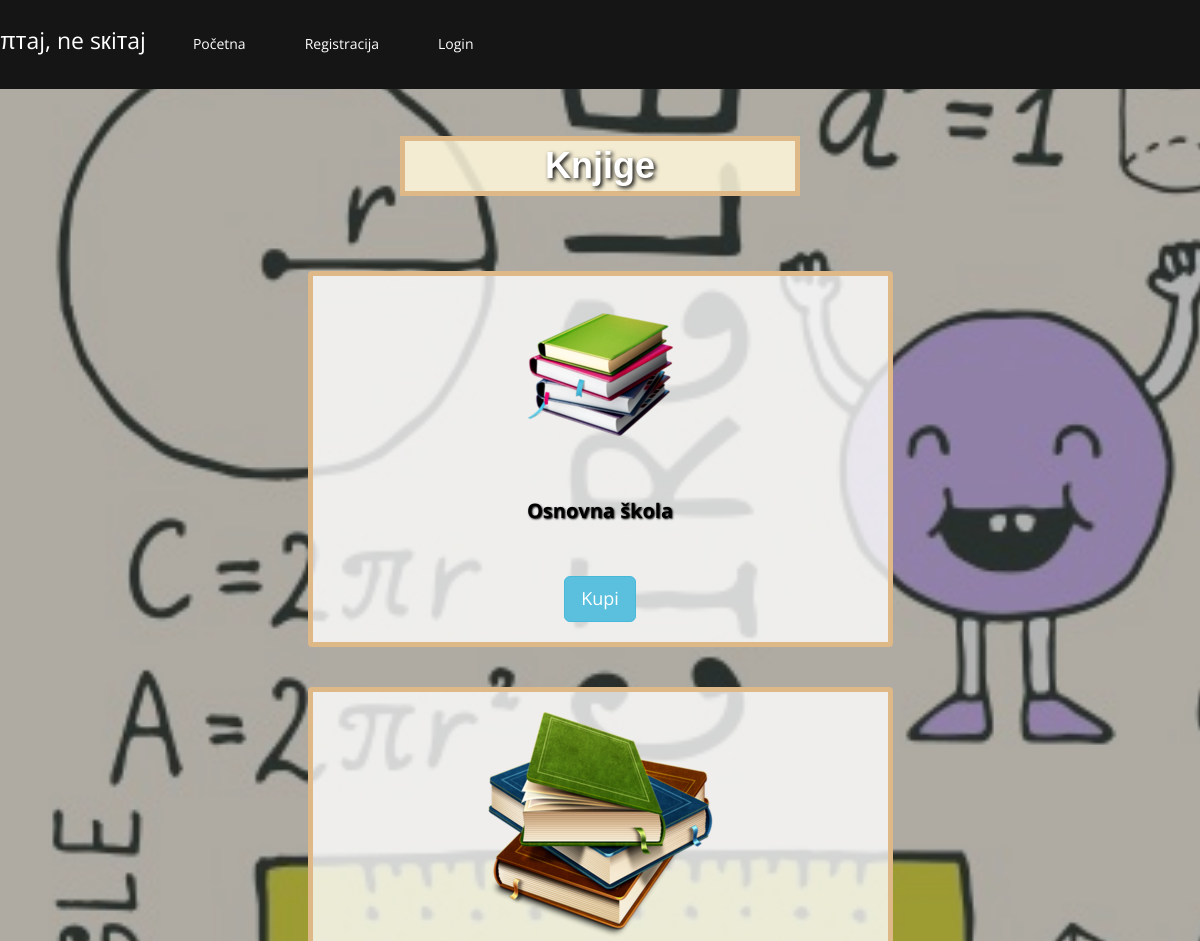
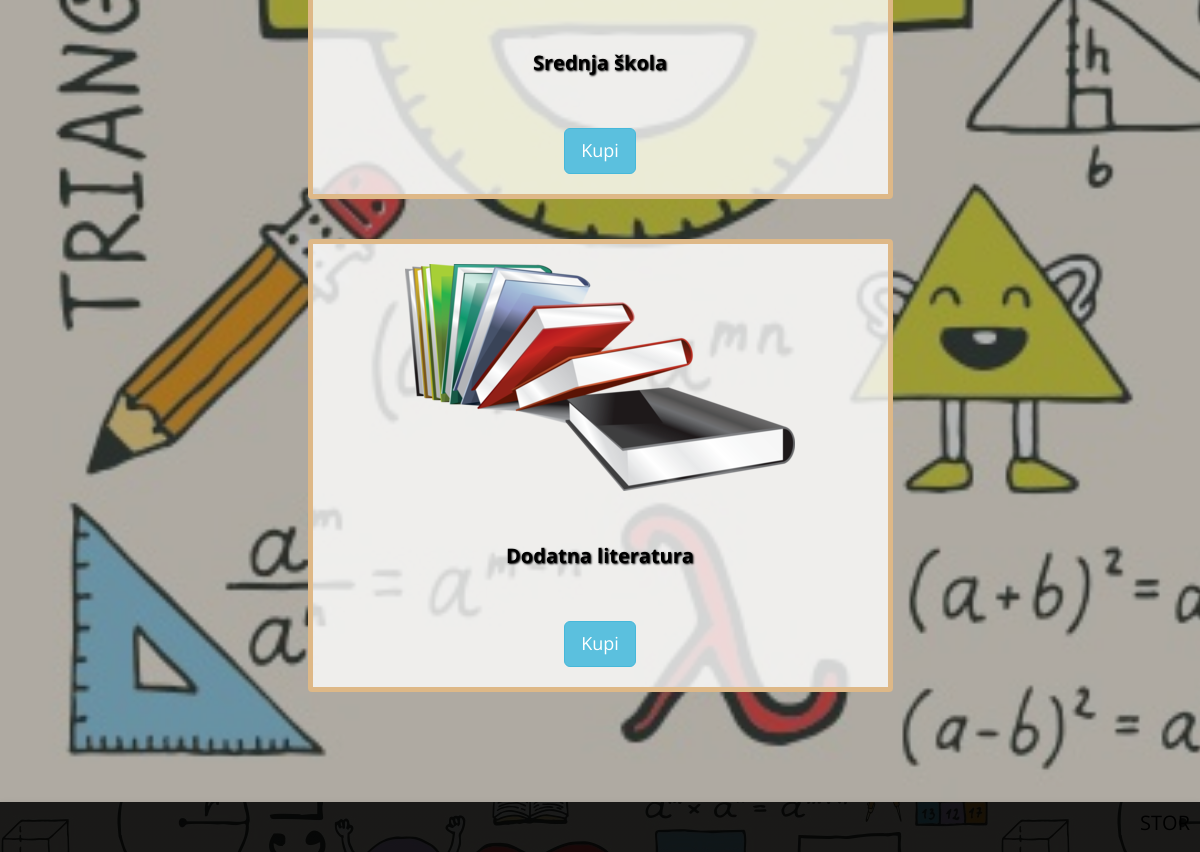
Screenshot of /events.php with the database file from the repository (2 pictures, top to bottom).
### tables this page shows
CREATE TABLE `event` (
  `eventID` int(11) NOT NULL,
  `naziv` varchar(255) NOT NULL,
  `cena` double NOT NULL,
  `slika` varchar(255) NOT NULL
);

### db.php (called while the page is built, shortened)
<?php
class MysqliDb
{
    protected $_mysqli;
    protected $_query;
    protected $_where = array();
    public function __construct($host, $username, $password, $db, $port = NULL)
    {
        if($port == NULL)
            $port = ini_get('mysqli.default_port');
        $this->_mysqli = new mysqli($host, $username, $password, $db, $port)
            or die('There was a problem connecting to the database');
        $this->_mysqli->set_charset('utf8');
    }
    protected function reset()
    {
        $this->_where = array();
        $this->_query = null;
    }
    public function get($tableName, $numRows = null, $columns = '*')
    {
        $column = is_array($columns) ? implode(', ', $columns) : $columns;
        $this->_query = "SELECT $column FROM $tableName";
        $stmt = $this->_buildQuery($numRows);
        $stmt->execute();
        return $this->_dynamicBindResults($stmt);
    }
    protected function _buildQuery($numRows = null, $tableData = null)
    {
        $hasTableData = is_array($tableData);
        $hasConditional = !empty($this->_where);
        $stmt = $this->_prepareQuery();
        return $stmt;
    }
    protected function _dynamicBindResults(mysqli_stmt $stmt)
    {
        $parameters = array();
        $results = array();
        $meta = $stmt->result_metadata();
        $row = array();
        while ($field = $meta->fetch_field()) {
            $row[$field->name] = null;
            $parameters[] = & $row[$field->name];
        }
        call_user_func_array(array($stmt, 'bind_result'), $parameters);
        while ($stmt->fetch()) {
            $x = array();
            foreach ($row as $key => $val) {
                $x[$key] = $val;
            }
            array_push($results, $x);
        }
        return $results;
    }
    protected function _prepareQuery()
    {
        if (!$stmt = $this->_mysqli->prepare($this->_query)) {
            trigger_error("Problem preparing query ($this->_query) " . $this->_mysqli->error, E_USER_ERROR);
        }
        return $stmt;
    }
}

### init.php (called while the page is built, shortened)
<?php
require('db.php');
$db = new MysqliDb('localhost','root','','casovi');
?>

### events.php (the view, shortened to what this page needs)
<?php
	include("init.php");
?>
<!DOCTYPE html>
<html lang="en">
<head>
	<?php
		include("head.php");
	?>
</head>
<body class="homepage">
	<?php include("headerMeni.php"); ?>
	<section id="vesti" >
	   <div class="container">
            <div class="center wow fadeInDown">
				<br><br><br>
                <h2>Knjige</h2>
            </div>
            <div class="row">
                <?php
					$events = $db->get("event");
					foreach($events as $event):
				?>
				<?php
					if($event["eventID"] == 1) {
							?>
							<div class="col-sm">
                    <div class="vest wow fadeInDown" style =   "padding: 20px 0px 20px 0px;
																margin: 0 0 40px 25%;
																box-sizing: border-box;
																width: 50%;
																top: 50%;
																left: 50%;">
						<div class="text-center">
                            <img class=" img img-responsive" src="slike/<?php echo($event["slika"]); ?>"style = "margin-left: auto;margin-right: auto;">
							<h3 class="vest-heading"><?php echo($event["naziv"]); ?></h3>
							<a class="btn btn-info btn-lg" href="events1.php">Kupi </a>
						</div>
                    </div>
                </div>
								<?php } ?>
								<?php
					if($event["eventID"] == 2) {
							?>
							<div class="col-sm">
							<div class="vest wow fadeInDown" style =   "padding: 20px 0px 20px 0px;
																margin: 0 0 40px 25%;
																box-sizing: border-box;
																width: 50%;
																top: 50%;
																left: 50%;">
						<div class="text-center">
                            <img class=" img img-responsive" src="slike/<?php echo($event["slika"]); ?>" style = "margin-left: auto;margin-right: auto;">
							<h3 class="vest-heading"><?php echo($event["naziv"]); ?></h3>
							<a class="btn btn-info btn-lg" href="events2.php">Kupi </a>
						</div>
                    </div>
                </div>
								<?php } ?>
								<?php
					if($event["eventID"] == 3) {
							?>
							<div class="col-sm">
							<div class="vest wow fadeInDown" style =   "padding: 20px 0px 20px 0px;
																margin: 0 0 40px 25%;
																box-sizing: border-box;
																width: 50%;
																top: 50%;
																left: 50%;">
						<div class="text-center">
                            <img class=" img img-responsive" src="slike/<?php echo($event["slika"]); ?>"style = "margin-left: auto;margin-right: auto;">
							<h3 class="vest-heading"><?php echo($event["naziv"]); ?></h3>
							<a class="btn btn-info btn-lg" href="events3.php"> Kupi</a>
						</div>
                    </div>
                </div>
								<?php } ?>
				<?php endforeach; ?>
            </div>
        </div>
    </section>
	<footer>
		STOR
	</footer>
</body>
</html>

### css/main.css (style rules this page uses)
body { background: #fff; font-family: 'Open Sans', sans-serif; color:#4e4e4e; line-height: 22px; }
h1, h2, h3, h4, h5, h6 { font-weight: 600; font-family: 'Open Sans', sans-serif; color:#4e4e4e; }
h2 { font-size: 20px; }
h3 { font-size: 16px; color: #787878; font-weight: 400; line-height: 110px; }
a { color: #000000; -webkit-transition: color 300ms, background-color 300ms; -moz-transition: color 300ms, background-color 300ms; -o-transition: color 300ms, background-color 300ms; transition: color 300ms, background-color 300ms; }
.center h2 { font-size: 36px; margin-top: 0; margin-bottom: 20px; }
body > section { padding: 70px 0; }
.center { text-align: center; padding-bottom: 55px; }
#vesti { background-image: linear-gradient(rgba(0, 0, 0, 0.3), rgba(0, 0, 0, 0.3)), url("cover.jpg"); background-size: cover; }
#vesti .tekstVest, #vesti h2 { color: #fff; }
.vest { padding: 40px 40px 40px 30px; background: rgba(255,255,255,0.8); border-radius: 4px; margin: 0 0 40px; border: 5px solid BurlyWood; }
.vest h3,#vesti h1 { font-size: 20px; margin: 10px 0px; font-weight: bold; color: #000000; text-shadow: 1px 1px 2px #000000; }
footer { background-color: rgba(0,0,0,.85); -webkit-box-shadow: 0 3px 8px rgba(0, 0, 0, 0.125); -moz-box-shadow: 0 3px 8px rgba(0, 0, 0, 0.125); box-shadow: 0 3px 8px rgba(0, 0, 0, 0.125); height: 50px; color: #000000; font-size: 20px; text-align: right; padding: 10px; }

### headerMeni.php (style rules this page uses)
body { background-color: #F5DEB3; background-image: linear-gradient(rgba(0, 0, 0, 0.3), rgba(0, 0, 0, 0.3)), url("cover.jpg"); background-attachment: fixed; background-repeat: repeat; background-position: center; }
h2 { border: 5px solid BurlyWood; font-family: Arial, Sans-serif; color: BurlyWood; text-shadow: 2px 2px 4px #000000; background-color: rgba(255,248,220, 0.85); width: 400px; height: auto; margin-top: 50px; margin-bottom: 0; margin-left: auto; margin-right: auto; padding: 4pt; position: static; }

### rows the page displays
event: slika (picture), naziv "Osnovna škola"
event: slika (picture), naziv "Srednja škola"
event: slika (picture), naziv "Dodatna literatura"
